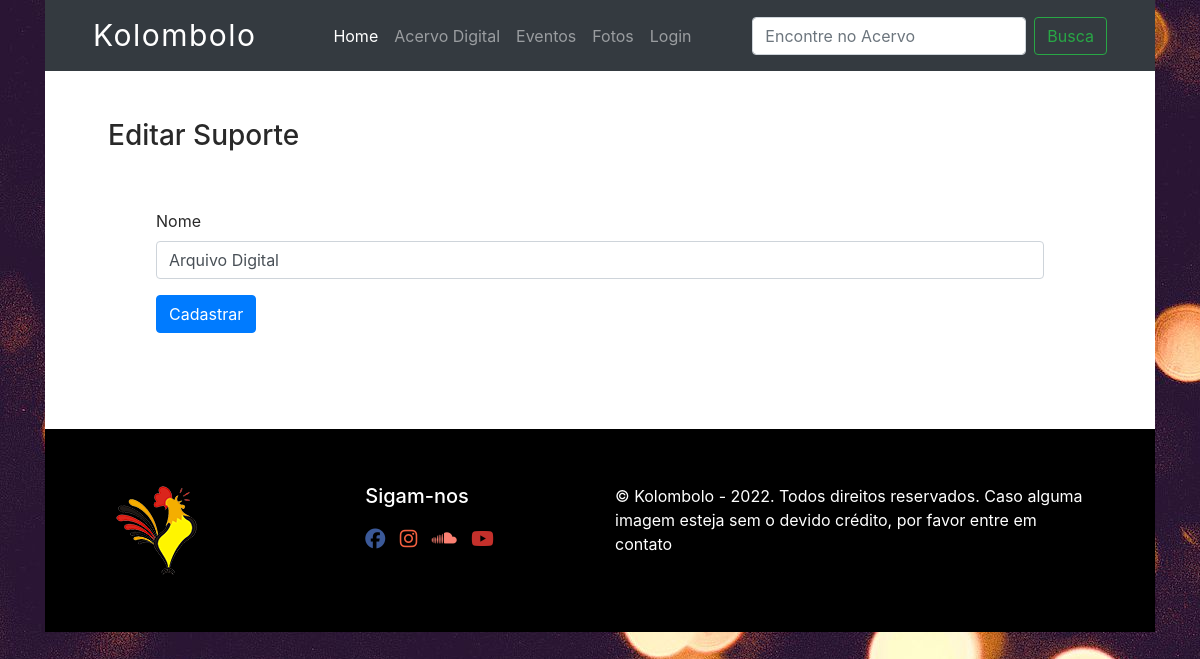
Before: /edit-suporte/1 with the older database file.
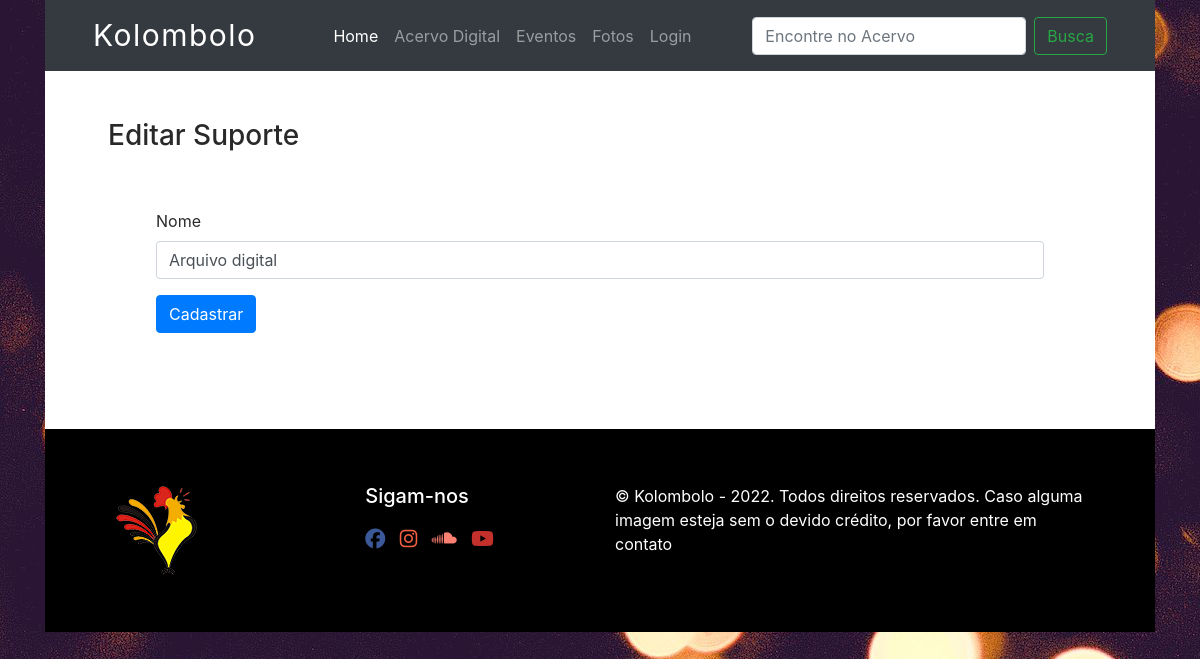
After: the same page with the newer database file.
### database.py (models this page shows, shortened)
class Suporte(Base):
    __tablename__='suporte'
    id=Column(Integer(), primary_key=True, autoincrement=True)
    name=Column(String(80), nullable=False, unique=True)

### app.py (the view, shortened to what this page needs)
@app.route("/edit-suporte/<int:suporte_id>", methods=["GET", "POST"])
def edit_suporte(suporte_id):
    suporte = local_session.query(Suporte).get(suporte_id)
    edit_suporte = SuporteForm(
        name=suporte.name
    )
    return render_template("suporte.html", form=edit_suporte, is_edit=True)

### forms.py
class SuporteForm(FlaskForm):
    name = StringField("Nome", validators=[DataRequired()])
    submit = SubmitField("Cadastrar")

### templates/suporte.html (shortened to what this page needs)
{% extends "base.html" %}
{% import "bootstrap/wtf.html" as wtf %}
{% block content %}
<div class="container px-5">
  {% if is_edit: %}
      <h3>Editar Suporte</h3>
      {% else: %}
      <h3>Cadastro Suporte</h3>
  {% endif %}
<div class="container p-5">
  {{ wtf.quick_form(form, novalidate=True, button_map={"submit": "primary"}) }}
  </div>
</div>
{% endblock %}

Changed rows visible on the page:
changed Suporte: name "Arquivo Digital" → "Arquivo digital"
